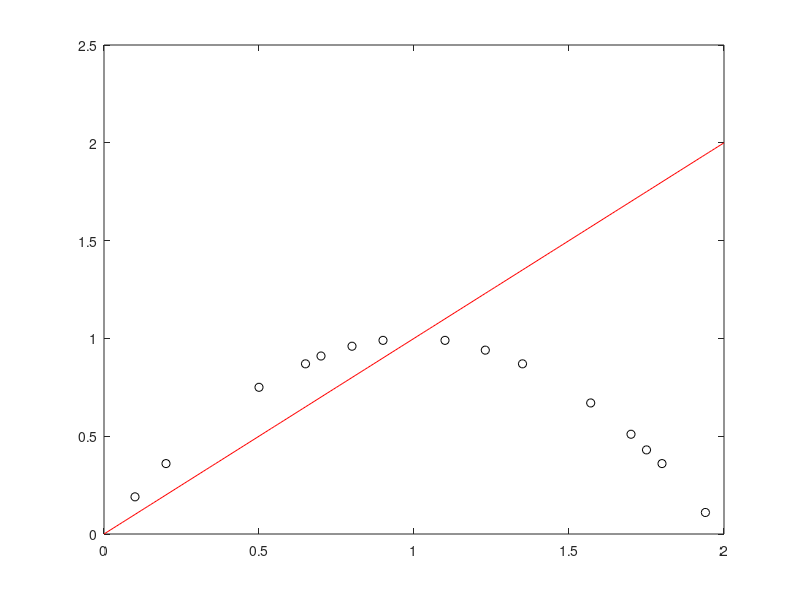

Write MATLAB code to recreate this figure.
%Ajuste de Curvas AB

x=[0.1, 0.2, 0.5, 0.65, 0.7, 0.8, 0.9, 1.1, 1.23, 1.35, 1.57, 1.7, 1.75, 1.8, 1.94];
f=[0.19, 0.36, 0.75, 0.87, 0.91, 0.96, 0.99, 0.99, 0.94, 0.87, 0.67, 0.51, 0.43, 0.36, 0.11];

x2=[0:0.01:2];

g1= 1;
g2= x;
g3= x.^2;
g4= x.^3;

a11=sum(g1.*g1);
a12=sum(g1.*g2);
a13=sum(g1.*g3);
a14=sum(g1.*g4);
a21=sum(g2.*g1);
a22=sum(g2.*g2);
a23=sum(g2.*g3);
a24=sum(g2.*g4);
a31=sum(g3.*g1);
a32=sum(g3.*g2);
a33=sum(g3.*g3);
a34=sum(g3.*g4);
a41=sum(g4.*g1);
a42=sum(g4.*g2);
a43=sum(g4.*g3);
a44=sum(g4.*g4);

b1=sum(x.*g1);
b2=sum(x.*g2);
b3=sum(x.*g3);
b4=sum(x.*g4);

a=[a11 a12 a13 a14;a21 a22 a23 a24;a31 a32 a33 a34;a41 a42 a43 a44];
b=[b1; b2; b3; b4];

alpha= a\b;
disp(alpha);

phi=alpha(1)*g1+alpha(2)*g2+alpha(3)*g3+alpha(4)*g4;

d=sum((f - phi).^2);
disp(d);

phi2=alpha(1)*1 + alpha(2)*x2 + alpha(3)*x2.^2 + alpha(4)*x2.^3;

plot(x2, phi2, 'r-');
hold on; 
plot(x,f,'ko');

